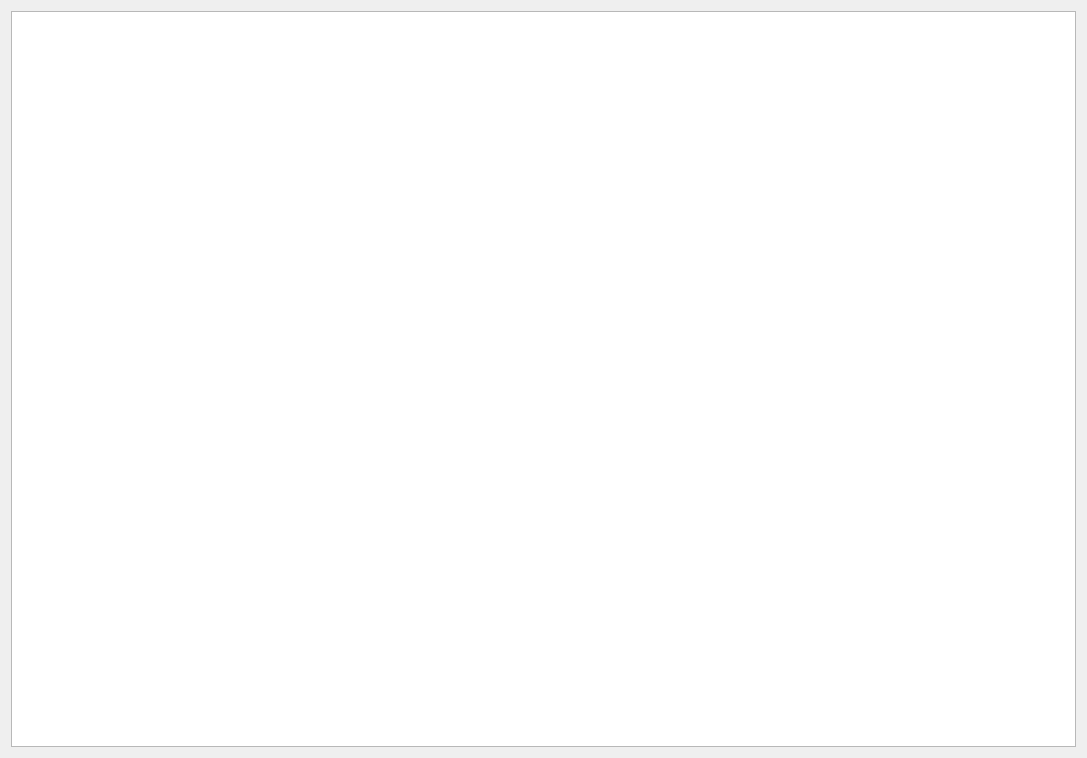
<?xml version="1.0" encoding="UTF-8"?>
<ui version="4.0">
 <class>ChartTableForm</class>
 <widget class="QWidget" name="ChartTableForm">
  <property name="geometry">
   <rect>
    <x>0</x>
    <y>0</y>
    <width>1087</width>
    <height>758</height>
   </rect>
  </property>
  <property name="windowTitle">
   <string>Form</string>
  </property>
  <layout class="QGridLayout" name="gridLayout">
   <item row="0" column="0">
    <widget class="QTableView" name="chartTable_tableView"/>
   </item>
  </layout>
 </widget>
 <resources/>
 <connections/>
</ui>
